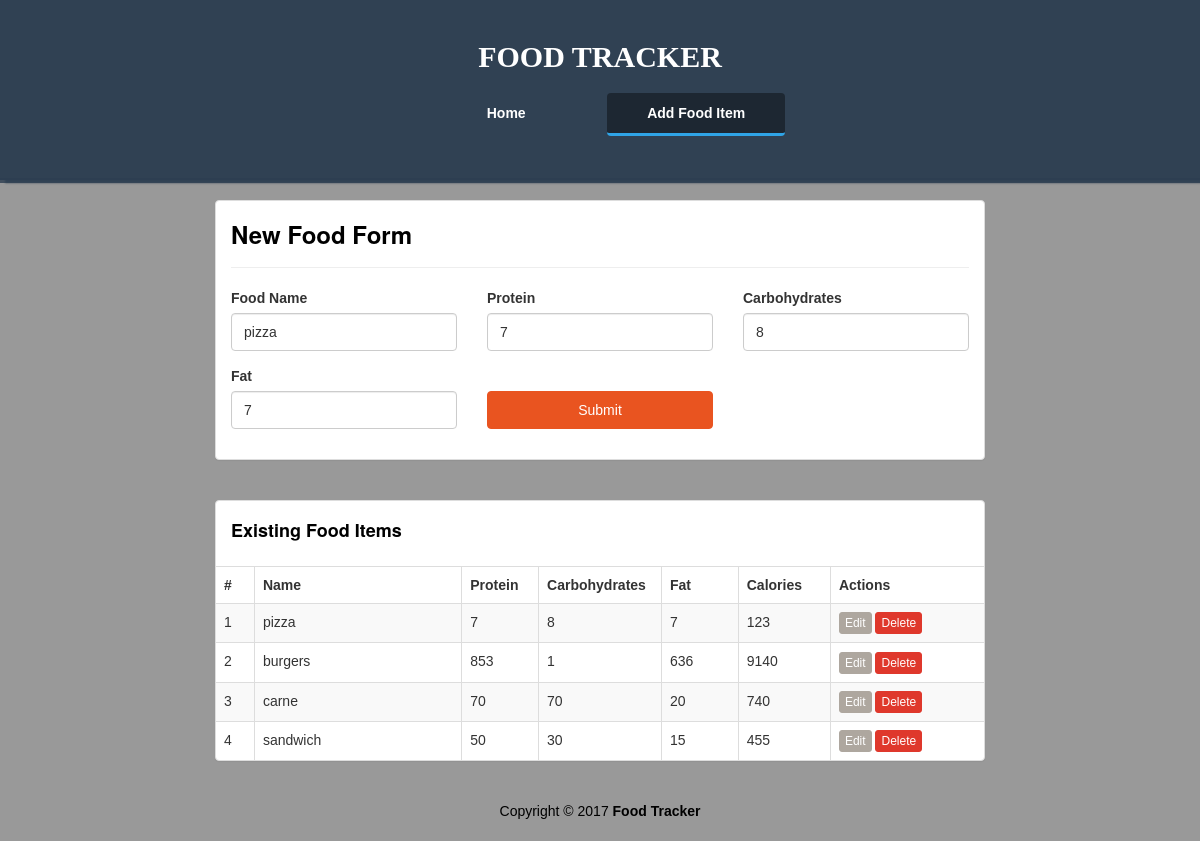
The page /edit_food/1 on the database its author committed.
### database/models.py (models this page shows)
class Alimenti(db.Model):
    __tablename__ = "Alimenti"
    id = db.Column(db.Integer, primary_key=True)
    name = db.Column(db.String(50), unique=True, nullable=False)
    proteins = db.Column(db.Integer, nullable=False)
    carbs = db.Column(db.Integer, nullable=False)
    fats = db.Column(db.Integer, nullable=False)
    @property
    def calories(self):
        return self.proteins * 4 + self.carbs * 4 + self.fats * 9

### main/routes.py (the view)
@main.route('/edit_food/<int:food_id>')
def edit_food(food_id):
    food = Alimenti.query.get_or_404(food_id)
    foods = Alimenti.query.all()
    return render_template('add.html', food=food, foods=foods)

### templates/add.html (shortened to what this page needs)
<!DOCTYPE html>
<html lang="en">
	<head>
		<link rel="stylesheet" href="/static/united.min.css" />
		<link rel="stylesheet" href="/static/styles.css" />
	</head>
	<body>
		<div class="container-fluid" id="wrapper">
			<div class="row" id="homeJumbo">
				<div class="overlay"></div>
				<div class="col-lg-12">
					<h1>
						<a href="./">FOOD TRACKER</a>
					</h1>
					<div class="row t20">
						<div class="col-lg-4 col-lg-offset-4">
							<ul class="nav nav-pills nav-justified">
							  <li role="presentation">
							  	<a href="{{ url_for('dashboard') }}" title="Home">Home</a>
							  </li>
							  <li role="presentation" class="active">
							  	<a href="./add.html" title="Add Food Item">Add Food Item</a>
							  </li>
							</ul>
						</div>
					</div>
				</div>
			</div>
			<div class="row t20">
				<div class="col-lg-8 col-lg-offset-2">
					<div class="panel panel-default">
						<div class="panel-body">
							<h3 class="lean-h text-black">
								 New Food Form
							</h3>
							<hr />
							<form action="{{ url_for('main.add') }}" method="POST" role="form">
								<div class="row">
									<div class="col-lg-4">
										<div class="form-group">
											<label for="food-name">Food Name</label>
						                  	<input type="text" class="form-control" id="food-name" name="food-name" placeholder="Food Name" value="{{ food.name }}" autofocus>
										</div>
									</div>
									<div class="col-lg-4">
										<div class="form-group">
						                  <label for="protein">Protein</label>
						                  <input type="number" class="form-control" id="protein" name="protein" placeholder="Protein" value="{{ food.proteins }}">
						                </div>
									</div>
									<div class="col-lg-4">
										<div class="form-group">
						                  <label for="carbohydrates">Carbohydrates</label>
						                  <input type="number" class="form-control" id="carbohydrates" name="carbohydrates" placeholder="Carbohydrates" value="{{ food.carbs }}">
						                </div>
									</div>
								</div>
								<div class="row">
									<div class="col-lg-4">
										<div class="form-group">
						                  <label for="fat">Fat</label>
						                  <input type="number" class="form-control" id="fat" name="fat" placeholder="Fat" value="{{ food.fats }}">
						                </div>
									</div>
									<div class="col-lg-4">
										<div class="form-group">
											<button type="submit" class="btn btn-primary btn-block">
												 Submit
											</button>
										</div>
									</div>
								</div>
							</form>
						</div>
					</div>
				</div>
			</div>
			<div class="row t20">
				<div class="col-lg-8 col-lg-offset-2">
					<div class="panel panel-default">
						<div class="panel-body">
							<h4 class="lean-h text-black">
								 Existing Food Items
							</h4>
						</div>
						<div class="table-responsive">
							<table class="table table-striped table-hover table-bordered">
								<thead>
									<tr>
										<th style="width: 5%;">#</th>
										<th>Name</th>
										<th style="width: 10%;">Protein</th>
										<th style="width: 16%;">Carbohydrates</th>
										<th style="width: 10%;">Fat</th>
										<th style="width: 12%;">Calories</th>
										<th style="width: 20%;">Actions</th>
									</tr>
								</thead>
								<tbody>
									{% for food in foods %}
									<tr>
										<td>{{food.id}}</td><td>{{food.name}}</td><td>{{food.proteins}}</td>
										<td>{{food.carbs}}</td><td>{{food.fats}}</th><td>{{food.calories}}</td>
										<td>
											<a href="{{ url_for('main.edit_food', food_id=food.id)}}" class="btn btn-default btn-xs">
												 Edit
											</a>
											<a href="{{ url_for('main.delete_food', food_id=food.id)}}" class="btn btn-danger btn-xs">
												 Delete
											</a>
										</td>
									</tr>
									{% endfor%}
								</tbody>
							</table>
						</div>
					</div>
				</div>
			</div>
			<footer>
				<div class="row pad">
					<div class="col-lg-12 text-center">
						Copyright &copy; 2017 <strong>Food Tracker</strong>
					</div>
				</div>
			</footer>
		</div>
	</body>
</html>

### static/styles.css (style rules this page uses)
body { background: rgba(0, 0, 0, .4); font-family: 'Ubuntu', sans-serif; }
#homeJumbo { position: relative; min-height: 180px; background: rgba(44, 62, 80, .8); background-size: cover; background-repeat: no-repeat; border-bottom: 2px solid rgba(44, 62, 80, .8); box-shadow: 7px 1px 2px 2px rgba(44, 62, 80, .8); }
#homeJumbo > div.overlay { position: absolute; height: 183px; width: 100%; background: rgba(44, 62, 80, .8); }
#homeJumbo h1 { font-size: 30px; color: white; font-family: 'Oswald'; text-align: center; padding-top: 20px; font-weight: bolder; }
#homeJumbo h1 > a { color: white; text-decoration: none; }
.t20 { margin-top: 20px; }
.nav-pills>li.active>a, .nav-pills>li.active>a:hover, .nav-pills>li.active>a:focus { color: white; border-bottom: 3px solid #2fa4e7; font-weight: bolder; background: rgba(0, 0, 0, .4); }
.nav-justified>li>a { color: white; font-weight: bolder; }
.nav-pills>li+li { padding-left: 10px; }
.lean-h { margin-top: 5px; margin-bottom: 10px; font-weight: bolder; }
.text-black { color: black !important; }
footer { margin-top: 20px; color: black; margin-bottom: 20px; }

### rows shown on the page
Alimenti: food-name "pizza", protein "7", carbohydrates "8", fat "7", id "1", name "pizza", proteins "7", carbs "8", fats "7", calories "123"
Alimenti: id "2", name "burgers", proteins "853", carbs "1", fats "636", calories "9140"
Alimenti: id "3", name "carne", proteins "70", carbs "70", fats "20", calories "740"
Alimenti: id "4", name "sandwich", proteins "50", carbs "30", fats "15", calories "455"
